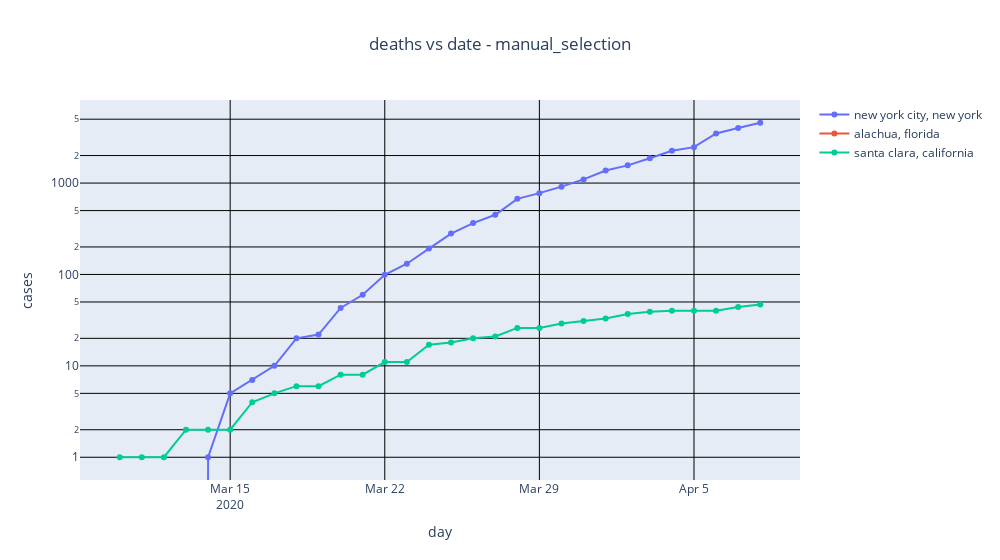

The notebook cell this image was saved under:
### Code cell
# graph: total deaths per day
GRAPH_TITLE=f"deaths vs date - {COUNTY_CRITERIA}"
graph_list=[]
for county,state in cs_list:
    indices=(nytplot_df.county==county) & (nytplot_df.state==state)
    tmp_df = nytplot_df[indices]
    graph_list.append(go.Scatter(name=f"{county}, {state}",
                               x=tmp_df['tstamp'],
                               y=tmp_df['deaths'],
                               mode='lines+markers'
                               ))
x_axis=dict(
    showgrid=True,
    title='day')
y_axis=dict(
    showgrid=True,
    title='cases')

layout=go.Layout(
    title={
        'text':GRAPH_TITLE,
        'x':0.5  # center
    },
    xaxis=x_axis,
    yaxis_type="log",
    yaxis=y_axis,
    width=1000,
    showlegend=True
)
fig = go.Figure( data=graph_list, layout=layout)
fig.update_yaxes(gridcolor='black')
fig.update_xaxes(gridcolor='black')
fig.show()

### Figure 1 — Plotly figure (JSON) as saved in the notebook; plotly's stock layout.template omitted (floating-point values rounded to 4 significant figures)
{"data": [{"mode": "lines+markers", "name": "new york city, new york", "type": "scatter", "x": ["2020-03-10T00:00:00", "2020-03-11T00:00:00", "2020-03-12T00:00:00", "2020-03-13T00:00:00", "2020-03-14T00:00:00", "2020-03-15T00:00:00", "2020-03-16T00:00:00", "2020-03-17T00:00:00", "2020-03-18T00:00:00", "2020-03-19T00:00:00", "2020-03-20T00:00:00", "2020-03-21T00:00:00", "2020-03-22T00:00:00", "2020-03-23T00:00:00", "2020-03-24T00:00:00", "2020-03-25T00:00:00", "2020-03-26T00:00:00", "2020-03-27T00:00:00", "2020-03-28T00:00:00", "2020-03-29T00:00:00", "2020-03-30T00:00:00", "2020-03-31T00:00:00", "2020-04-01T00:00:00", "2020-04-02T00:00:00", "2020-04-03T00:00:00", "2020-04-04T00:00:00", "2020-04-05T00:00:00", "2020-04-06T00:00:00", "2020-04-07T00:00:00", "2020-04-08T00:00:00"], "y": [0, 0, 0, 0, 1, 5, 7, 10, 20, 22, 43, 60, 99, 131, 192, 280, 365, 450, 672, 776, 914, 1096, 1374, 1562, 1867, 2254, 2472, 3485, 4009, 4571]}, {"mode": "lines+markers", "name": "alachua, florida", "type": "scatter", "x": ["2020-03-10T00:00:00", "2020-03-11T00:00:00", "2020-03-12T00:00:00", "2020-03-13T00:00:00", "2020-03-14T00:00:00", "2020-03-15T00:00:00", "2020-03-16T00:00:00", "2020-03-17T00:00:00", "2020-03-18T00:00:00", "2020-03-19T00:00:00", "2020-03-20T00:00:00", "2020-03-21T00:00:00", "2020-03-22T00:00:00", "2020-03-23T00:00:00", "2020-03-24T00:00:00", "2020-03-25T00:00:00", "2020-03-26T00:00:00", "2020-03-27T00:00:00", "2020-03-28T00:00:00", "2020-03-29T00:00:00", "2020-03-30T00:00:00", "2020-03-31T00:00:00", "2020-04-01T00:00:00", "2020-04-02T00:00:00", "2020-04-03T00:00:00", "2020-04-04T00:00:00", "2020-04-05T00:00:00", "2020-04-06T00:00:00", "2020-04-07T00:00:00", "2020-04-08T00:00:00"], "y": [0, 0, 0, 0, 0, 0, 0, 0, 0, 0, 0, 0, 0, 0, 0, 0, 0, 0, 0, 0, 0, 0, 0, 0, 0, 0, 0, 0, 0, 0]}, {"mode": "lines+markers", "name": "santa clara, california", "type": "scatter", "x": ["2020-03-10T00:00:00", "2020-03-11T00:00:00", "2020-03-12T00:00:00", "2020-03-13T00:00:00", "2020-03-14T00:00:00", "2020-03-15T00:00:00", "2020-03-16T00:00:00", "2020-03-17T00:00:00", "2020-03-18T00:00:00", "2020-03-19T00:00:00", "2020-03-20T00:00:00", "2020-03-21T00:00:00", "2020-03-22T00:00:00", "2020-03-23T00:00:00", "2020-03-24T00:00:00", "2020-03-25T00:00:00", "2020-03-26T00:00:00", "2020-03-27T00:00:00", "2020-03-28T00:00:00", "2020-03-29T00:00:00", "2020-03-30T00:00:00", "2020-03-31T00:00:00", "2020-04-01T00:00:00", "2020-04-02T00:00:00", "2020-04-03T00:00:00", "2020-04-04T00:00:00", "2020-04-05T00:00:00", "2020-04-06T00:00:00", "2020-04-07T00:00:00", "2020-04-08T00:00:00"], "y": [1, 1, 1, 2, 2, 2, 4, 5, 6, 6, 8, 8, 11, 11, 17, 18, 20, 21, 26, 26, 29, 31, 33, 37, 39, 40, 40, 40, 44, 47]}], "layout": {"showlegend": true, "title": {"text": "deaths vs date - manual_selection", "x": 0.5}, "width": 1000, "xaxis": {"gridcolor": "black", "showgrid": true, "title": {"text": "day"}}, "yaxis": {"gridcolor": "black", "showgrid": true, "title": {"text": "cases"}, "type": "log"}}}
